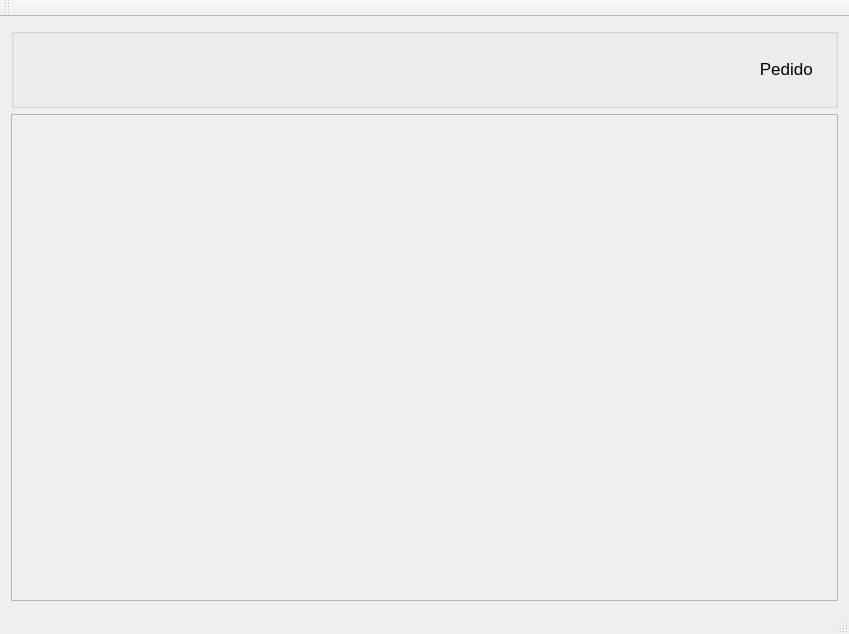
<?xml version="1.0" encoding="UTF-8"?>
<ui version="4.0">
 <class>MainWindow</class>
 <widget class="QMainWindow" name="MainWindow">
  <property name="geometry">
   <rect>
    <x>0</x>
    <y>0</y>
    <width>849</width>
    <height>634</height>
   </rect>
  </property>
  <property name="windowTitle">
   <string>Pedidos</string>
  </property>
  <property name="styleSheet">
   <string notr="true"/>
  </property>
  <widget class="QWidget" name="centralWidget">
   <layout class="QGridLayout" name="gridLayout">
    <item row="2" column="0" colspan="2">
     <widget class="QScrollArea" name="scrollArea_Pedidos">
      <property name="styleSheet">
       <string notr="true">#scrollAreaWidgetContents{
	background-image: url(:/Arquivos/Body.png) ;
}
</string>
      </property>
      <property name="widgetResizable">
       <bool>true</bool>
      </property>
      <widget class="QWidget" name="scrollAreaWidgetContents">
       <property name="geometry">
        <rect>
         <x>0</x>
         <y>0</y>
         <width>829</width>
         <height>475</height>
        </rect>
       </property>
       <layout class="QGridLayout" name="gridLayout_2">
        <item row="2" column="3">
         <spacer name="verticalSpacer">
          <property name="orientation">
           <enum>Qt::Vertical</enum>
          </property>
          <property name="sizeType">
           <enum>QSizePolicy::Expanding</enum>
          </property>
          <property name="sizeHint" stdset="0">
           <size>
            <width>20</width>
            <height>40</height>
           </size>
          </property>
         </spacer>
        </item>
        <item row="0" column="3">
         <spacer name="horizontalSpacer_2">
          <property name="orientation">
           <enum>Qt::Horizontal</enum>
          </property>
          <property name="sizeType">
           <enum>QSizePolicy::Expanding</enum>
          </property>
          <property name="sizeHint" stdset="0">
           <size>
            <width>40</width>
            <height>20</height>
           </size>
          </property>
         </spacer>
        </item>
       </layout>
      </widget>
     </widget>
    </item>
    <item row="0" column="0" colspan="2">
     <widget class="QGroupBox" name="groupBox">
      <property name="minimumSize">
       <size>
        <width>0</width>
        <height>80</height>
       </size>
      </property>
      <property name="styleSheet">
       <string notr="true">#groupBox{
	background-image: url(:/Arquivos/Header.jpg);
}</string>
      </property>
      <property name="title">
       <string/>
      </property>
      <layout class="QGridLayout" name="gridLayout_3">
       <item row="0" column="1">
        <widget class="QPushButton" name="pushButton_addPedido">
         <property name="minimumSize">
          <size>
           <width>0</width>
           <height>30</height>
          </size>
         </property>
         <property name="maximumSize">
          <size>
           <width>100</width>
           <height>16777215</height>
          </size>
         </property>
         <property name="font">
          <font>
           <pointsize>13</pointsize>
          </font>
         </property>
         <property name="accessibleDescription">
          <string/>
         </property>
         <property name="styleSheet">
          <string notr="true"/>
         </property>
         <property name="text">
          <string> Pedido</string>
         </property>
         <property name="icon">
          <iconset resource="arquivos.qrc">
           <normaloff>:/Arquivos/mais.png</normaloff>:/Arquivos/mais.png</iconset>
         </property>
         <property name="iconSize">
          <size>
           <width>30</width>
           <height>30</height>
          </size>
         </property>
         <property name="default">
          <bool>false</bool>
         </property>
         <property name="flat">
          <bool>true</bool>
         </property>
        </widget>
       </item>
       <item row="0" column="0">
        <spacer name="horizontalSpacer">
         <property name="orientation">
          <enum>Qt::Horizontal</enum>
         </property>
         <property name="sizeType">
          <enum>QSizePolicy::Expanding</enum>
         </property>
         <property name="sizeHint" stdset="0">
          <size>
           <width>40</width>
           <height>20</height>
          </size>
         </property>
        </spacer>
       </item>
      </layout>
     </widget>
    </item>
   </layout>
  </widget>
  <widget class="QMenuBar" name="menuBar">
   <property name="geometry">
    <rect>
     <x>0</x>
     <y>0</y>
     <width>849</width>
     <height>21</height>
    </rect>
   </property>
  </widget>
  <widget class="QToolBar" name="mainToolBar">
   <attribute name="toolBarArea">
    <enum>TopToolBarArea</enum>
   </attribute>
   <attribute name="toolBarBreak">
    <bool>false</bool>
   </attribute>
  </widget>
  <widget class="QStatusBar" name="statusBar"/>
 </widget>
 <layoutdefault spacing="6" margin="11"/>
 <resources>
  <include location="arquivos.qrc"/>
 </resources>
 <connections/>
</ui>
